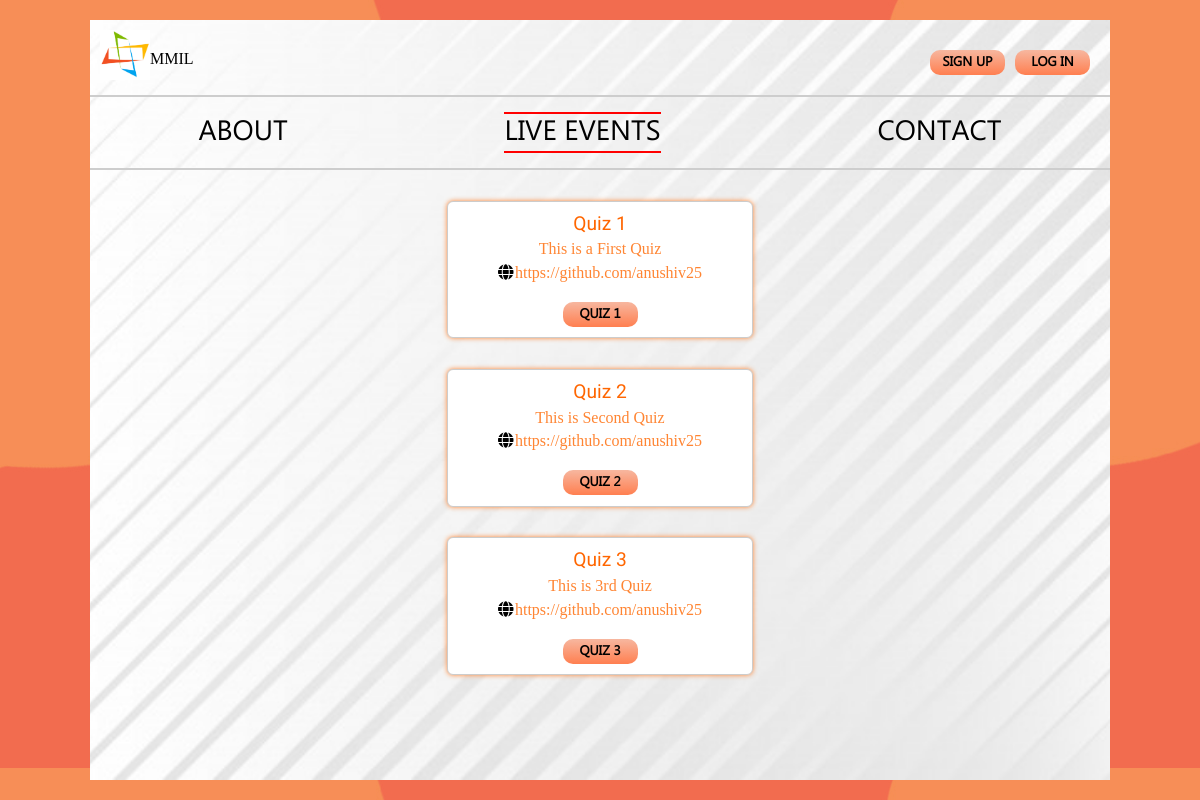
The app's page /events/, older data.
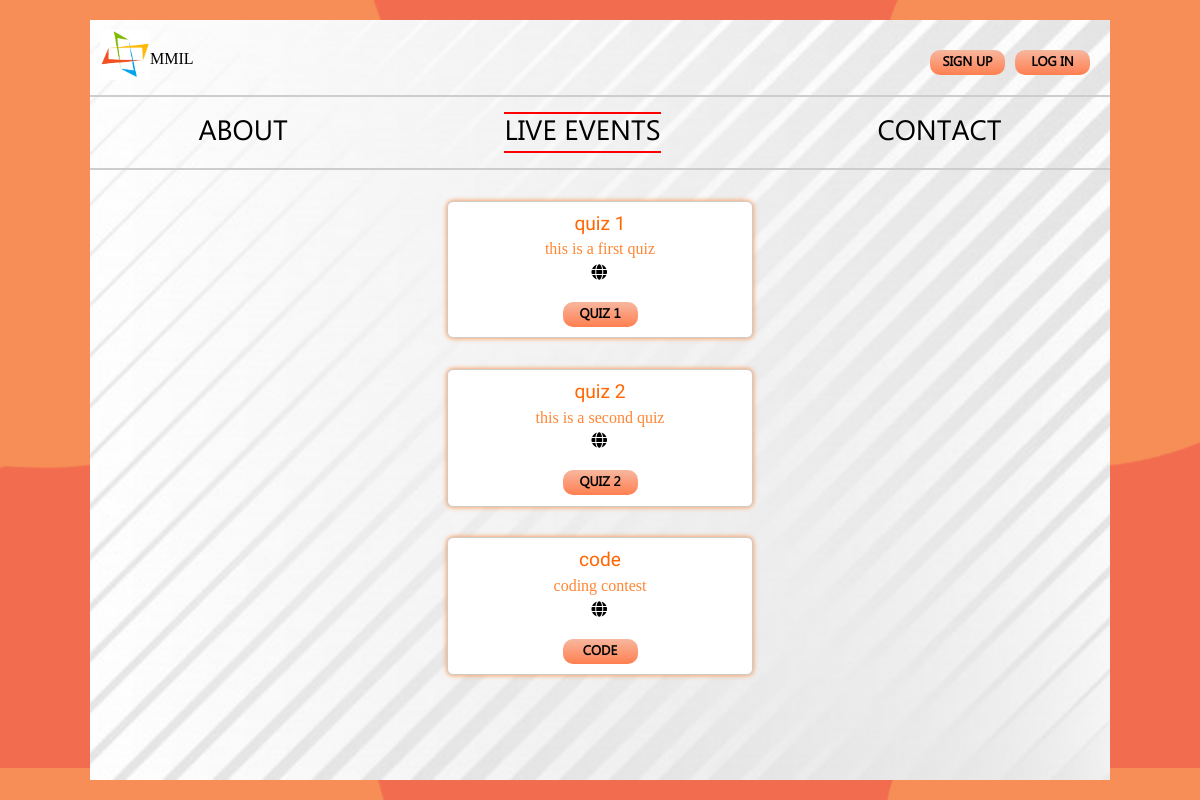
The same page, newer data.
### events/models.py (models this page shows, shortened)
class Event(models.Model):
	event_name = models.CharField(max_length=100, unique=True)
	event_description = models.TextField(blank=False)
	event_url = models.URLField(max_length=100,blank=True)
	event_start_date = models.DateField(default=timezone.now, blank=True)
	event_start_time = models.TimeField(default=datetime.time(00,00), blank=True)
	event_end_date = models.DateField(default=timezone.now, blank=True)
	event_end_time = models.TimeField(default=datetime.time(00,00), blank=True)

### quiz_portal/views.py (the view)
# urls.py: path('events/', events),
def events(request):
	E=Event.objects.all()
	context = {
		'eve':E
	}
	return render(request,'events.html',context)

### templates/events.html (shortened to what this page needs)
{% load static %}
<!DOCTYPE html>
<html>
<head>
	<link rel="stylesheet" type="text/css" href="{% static 'css\dashboard.css' %}">
	<link rel="stylesheet" type="text/css" href="{% static 'css\events.css' %}">
	<link rel="stylesheet" href="https://use.fontawesome.com/releases/v5.5.0/css/all.css">
</head>
<body>
<div class="box">
	<div class="top">
		<img src="/static/img/mmil_logo.jpg" width="50px"><a href="/dashboard.html">MMIL</a>
		{% if request.user.is_authenticated %}
		<button onclick="logout()"class="button">Log Out</button>
		{% else %}
		<button onclick="login()">Log In</button>
		<button onclick="signup()">Sign Up</button>
		{% endif %}
	</div>
	<div class="center">
		<div class="info-1">
			<a href='/' class="event">About</a>
		</div>
		<div class="info-1 active">
			<a href="/events" class="about">Live Events</a>
		</div>
		<div class="info-1">
			<a href='/contact' class="contact">contact</a>
		</div>
	</div>
	<div class="list">
	{% for i in eve %}
	<div class="events">
		<div class="header">{{ i.event_name }}</div>
		<p>{{ i.event_description }}</p>
		<span class="new"><a href="#" class="links"><i class="fas fa-globe"></i></a><span class="links">{{ i.event_url }}</span></span>
		<form method="POST" action="/quiz/">
			<div>
				<input type="submit" name="event_name" value="{{ i.event_name }}">
			</div>
		</form>
	</div>
	{% endfor %}
</div>
</div>
</body>
</html>

### static/css/dashboard.css (style rules this page uses)
* { margin:0 ; padding: 0; box-sizing: border-box; }
html { height: 100%; }
body { background-image: url('/static/img/orange.jpg'); }
.box { background-image: url('/static/img/white_background_.jpg'); background-size: cover; background-repeat: no-repeat; background-position: center; position: absolute; left:50%; top: 50%; color: black; transform: translate(-50%,-50%); width:85%; height: 95%; overflow-y: scroll; }
.top { margin:10px; }
.top button { font-family: mntl; font-weight: 600; cursor: pointer; float: right; margin-top:20px; margin-bottom:20px; margin-right:10px; width:75px; border-radius: 10px; border:none; height: 25px; outline: none; background-image: linear-gradient(to top,rgba(255,127,80,1),rgba(255,127,80,.5)); text-transform: uppercase; transition: 1s; }
.center { width: 100%; display: flex; justify-content: space-around; align-items: center; border-top:2px solid #cdcdcd; border-bottom: 2px solid #cdcdcd; height: 75px; }
.info-1 a { text-decoration: none; color:black; font-size: 28px; font-family: mntl; text-transform:uppercase; }
.box .top a { position: absolute; top:30px; text-decoration: none; color:black; font-family: arca; }
.info-1.active { border-top:2px solid red; border-bottom:2px solid red; color:red; }

### static/css/events.css (style rules this page uses)
.events { position: relative; display: block; background-color: white; margin: 3% auto 0 auto; width: 30%; padding: 1%; color: #ff8533; border-radius: 6px; border:1px solid #cccccc; box-shadow: 0 0 5px #ff8533; text-align: center; transition:1s; }
.list { width: 100%; display: block; margin: 25px auto; }
i { width: 3px; height: 3px; color: black; left: 2%; padding-right: 6%; }
.header { color: #ff6600; margin-bottom: 2%; font-family: work sans; font-weight: 500; font-size: 120%; }
p { margin-bottom: 2%; }
.box .top a { position: absolute; top:30px; text-decoration: none; color:black; font-family: arca; }
.box { overflow-y: scroll; }
input[type="submit"] { font-family: mntl; font-weight: 600; cursor: pointer; margin-top:20px; width:75px; border-radius: 10px; border:none; height: 25px; outline: none; background-image: linear-gradient(to top,rgba(255,127,80,1),rgba(255,127,80,.5)); text-transform: uppercase; }

Row changes from the older to the newer data that the page shows:
removed Event: event_name "Quiz 1", event_description "This is a First Quiz", event_url "https://github.com/anushiv25"
removed Event: event_name "Quiz 2", event_description "This is Second Quiz", event_url "https://github.com/anushiv25"
removed Event: event_name "Quiz 3", event_description "This is 3rd Quiz", event_url "https://github.com/anushiv25"
added Event: event_name "quiz 1", event_description "this is a first quiz"
added Event: event_name "quiz 2", event_description "this is a second quiz"
added Event: event_name "code", event_description "coding contest"
